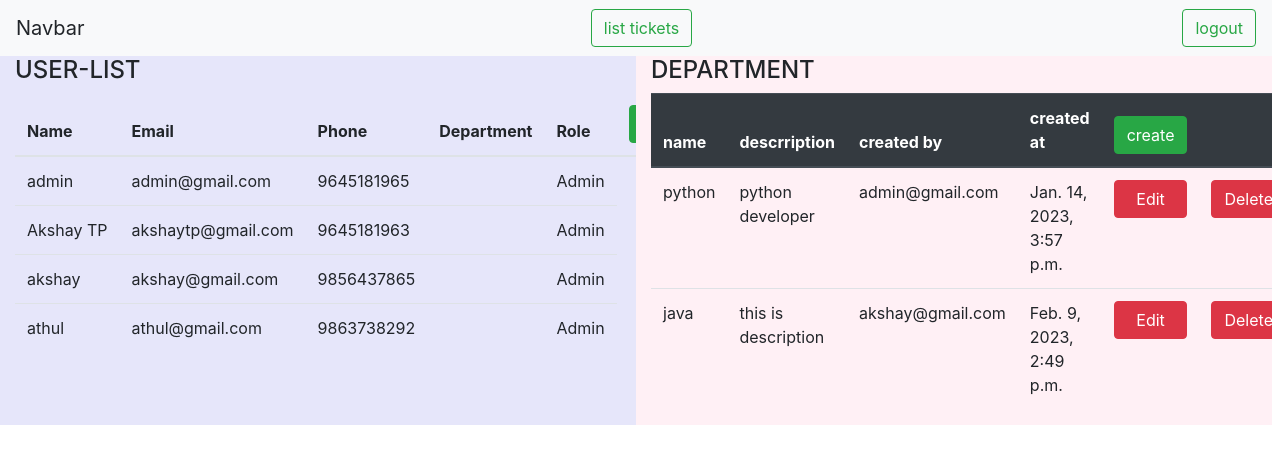
Screenshot of /home/ (signed in) with the database file from the repository.
### accounts/models.py (models this page shows, shortened)
class Account(PermissionsMixin,AbstractBaseUser):
    name = models.CharField(max_length=100)
    email = models.EmailField(max_length=100,unique=True)
    Phone_Number = models.CharField(max_length=10,unique=True,null=True)
    Department = models.ForeignKey('department.Department',on_delete=models.CASCADE,related_name='department',null=True,blank=True)
    Created_by = models.CharField(max_length=100)
    Created_at = models.DateTimeField(auto_now_add=True)
    Last_Updated_at = models.DateTimeField(auto_now=True)
    is_admin = models.BooleanField(default=False)
    is_staff = models.BooleanField(default=False)
    is_active = models.BooleanField(default=True)
    is_superadmin = models.BooleanField(default=False)
    zendesk_id = models.CharField(max_length=100,null=True,blank=True)
    USERNAME_FIELD  ='email'
    REQUIRED_FIELDS =['name','Phone_Number']
    objects=AccountManager()
    def __str__(self):
        return self.email

### department/models.py (models this page shows, shortened)
class Department(models.Model):
    Name = models.CharField(max_length=200)
    Description = models.CharField(max_length=500)
    Created_by = models.ForeignKey('accounts.Account',on_delete=models.CASCADE,related_name='createdby')
    Created_at = models.DateTimeField(auto_now_add=True)
    Last_Updated_at = models.DateTimeField(auto_now=True)

### accounts/views.py (the view)
# urls.py: path('home/',views.home,name='home'),
def home(request):
    users = Account.objects.all()
    department = Department.objects.all()
    context = {'users':users,'department':department}
    return render(request,'home.html',context)

### templates/home.html (shortened to what this page needs)
<!doctype html>
<html lang="en">
  <head>
    <link rel="stylesheet" href="https://cdn.jsdelivr.net/npm/bootstrap@4.3.1/dist/css/bootstrap.min.css">
  </head>
  <body>
    <nav class="navbar navbar-light bg-light justify-content-between">
        <a class="navbar-brand">Navbar</a>
        <a href="{% url 'list' %}" class="btn btn-outline-success my-2 my-sm-0" type="submit">list tickets</a>
        <form class="form-inline">
          <a href="{% url 'logout' %}" class="btn btn-outline-success my-2 my-sm-0" type="submit">logout</a>
        </form>
      </nav>
    <div class="container-fluid">
        <div class="row">
            <div class="col-sm-6" style="background-color:lavender;">
                <h4>USER-LIST</h4>
                <table class="table text-nowrap">
                    <thead>
                        <tr>
                            <th class="border-top-0">Name</th>
                            <th class="border-top-0">Email</th>
                            <th class="border-top-0">Phone</th>
                            <th class="border-top-0">Department</th>
                            <th class="border-top-0">Role</th>
                            <th class="border-top-0"><a class="btn btn-success my-2 my-sm-0" href="{% url 'create_user' %}">create user</a></th>
                        </tr>
                    </thead>
                    <tbody>
                      {% for users in users %}
                        <tr>
                            <td>{{users.name}}</td>
                            <td>{{users.email}}</td>
                            <td>{{users.Phone_Number}}</td>
                            <td>{{users.Department_Name}}</td>
                            {% if user.is_admin %}
                            <td>Admin</td>
                            {% else %}
                            <td>User</td>
                            {% endif %}
                        </tr>
                        {% endfor %}
                    </tbody>
                </table>
            </div>
            <div class="col-sm-6" style="background-color:lavenderblush;">
                <h4>DEPARTMENT</h4>
                <table class="table">
                    <thead class="thead-dark">
                      <tr>
                        <th scope="col">name</th>
                        <th scope="col">descrription</th>
                        <th scope="col">created by</th>
                        <th scope="col">created at</th>
                        <th scope="col"><a class="btn btn-success my-2 my-sm-0" href="{% url 'create_department' %}">create</a></th>
                        <th scope="col"></th>
                      </tr>
                    </thead>
                    <tbody>
                        {% for department in department %}
                          <tr>
                              <td>{{department.Name}}</td>
                              <td>{{department.Description}}</td>
                              <td>{{department.Created_by}}</td>
                              <td>{{department.Created_at}}</td>
                              <td> <a href="{% url 'update_dep' department.id %}" target=""class="btn btn-danger  d-none d-md-block pull-right ms-3 hidden-xs hidden-sm waves-effect waves-light text-white">Edit</a> </td>
                              <td> <a href="{% url 'delete_dep' department.id %}" onclick ="return confirm('Are you sure you want to delete the item .?')" target=""class="btn btn-danger  d-none d-md-block pull-right ms-3 hidden-xs hidden-sm waves-effect waves-light text-white">Delete</a> </td>
                          </tr>
                          {% endfor %}
                      </tbody>
                  </table>
                </div>
          </div>
    </div>
  </body>
</html>

### rows the page displays
Account: name "admin", email "admin@gmail.com", Phone_Number "9645181965", is_active "Admin"
Account: name "Akshay TP", email "akshaytp@gmail.com", Phone_Number "9645181963"
Account: name "akshay", email "akshay@gmail.com", Phone_Number "9856437865"
Account: name "athul", email "athul@gmail.com", Phone_Number "9863738292"
Department: Name "python", Description "python developer", Created_by "admin@gmail.com", Created_at "Jan. 14, 2023, 3:57 p.m."
Department: Name "java", Description "this is description", Created_by "akshay@gmail.com", Created_at "Feb. 9, 2023, 2:49 p.m."
